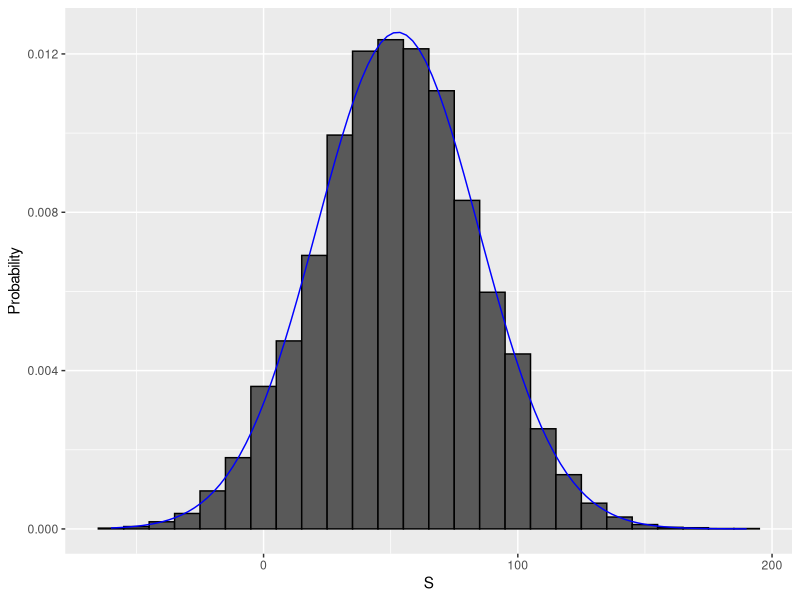

Recreate this plot in R.
#Sampling Models
color <- rep(c("Black", "Red", "Green"), c(18, 18, 2))
n <- 1000
X <- sample(ifelse(color == "Red", -1, 1), n, replace = TRUE)
X[1:10]

x <- sample(c(-1, 1),n, replace = TRUE, prob = c(9/19, 10/19))
S <- sum(x)
S

#Monte Carlo Simulation of Sampling Model for more robust estimation
n <- 1000 #number of roulette players
B <- 10000 #number of Monte Carlo experiments
S <- replicate(B, {
  X <- sample(c(-1,1), n, replace = TRUE, prob = c(9/19, 10/19))
  sum(X)
})
mean(S < 0) #Probability the casino loses money

#Plot observed values to gauge distribution's normalcy
library(tidyverse)
s <- seq(min(S), max(S), length = 100)
normal_density <- data.frame(s = s, f = dnorm(s, mean(S), sd(S)))
data.frame (S = S) %>% 
  ggplot(aes(S, ..density..)) +
  geom_histogram(color = "black", binwidth = 10) +
  ylab("Probability") +
  geom_line(data = normal_density, mapping = aes(s, f), color = "blue")

#SAT Guessing Strategy
S <- replicate(B, {
  X <- sample(c(1, -.25), 44, replace = TRUE, prob = c(.2, .8))
  sum(X)
})
mean(S>=8)

#Removing the penalty for guessing and reducing the number of answer choices
S <- replicate(B, {
  X <- sample(c(1, 0), 44, replace = TRUE, prob = c(.25, .75))
  sum(X)
})
mean(S)

#Assessing Scoring Probability across a range of student skills
n <- 44
a <- 1
b <- 0
p <- seq(0.25, 0.95, 0.05)
exp_val <- sapply(p, function(x){
  mu <- n * a*x + b*(1-x)
  sigma <- sqrt(n) * abs(b-a) * sqrt(x*(1-x))
  1-pnorm(35, mu, sigma)
})

min(p[which(exp_val > 0.8)]) #minimum skill level required to score 35 points with 80% probability
